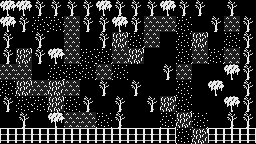

This is a level from a 2D game, rendered from its Tiled map with the project's own tilesets. A one-line summary and the complete map file follow:
An orthogonal 16x9 tile map with 16x16 px tiles, 2 tile layers (ground, walls), 3 tilesets.

<map version="1.10" tiledversion="1.10.1" orientation="orthogonal" renderorder="right-down" width="16" height="9" tilewidth="16" tileheight="16" infinite="0" nextlayerid="3" nextobjectid="1">
 <tileset firstgid="1" source="../tilesets/tileset56.tsx" />
 <tileset firstgid="7" source="../tilesets/tilemap_002-1.tsx" />
 <tileset firstgid="15" source="../tilesets/tileset4.tsx" />
 <layer id="1" name="ground" width="16" height="9">
  <data encoding="csv">
1,1,1,1,1,1,1,1,1,1,1,1,1,1,1,1,
1,1,12,12,16,1,1,1,1,16,16,12,1,1,16,1,
1,1,1,1,16,1,1,17,12,16,1,12,17,1,12,1,
1,17,1,1,16,12,12,16,17,1,1,12,16,12,16,1,
16,16,1,12,12,12,16,12,1,1,1,16,1,1,1,1,
12,17,16,17,16,1,1,1,1,1,1,12,1,1,1,1,
1,12,12,17,12,1,1,1,1,1,17,12,1,1,1,1,
1,1,1,1,16,16,12,1,1,1,12,17,12,1,1,1,
1,1,1,1,1,1,1,1,1,1,1,12,17,1,1,1
</data>
 </layer>
 <layer id="2" name="walls" width="16" height="9">
  <data encoding="csv">
5,5,6,6,6,6,5,6,6,6,5,6,6,0,6,0,
5,6,0,0,0,6,6,5,6,0,0,0,0,6,0,6,
6,0,6,0,0,0,6,0,0,0,0,0,0,0,0,6,
6,0,6,5,0,0,0,0,0,0,0,0,0,0,0,6,
0,0,0,0,0,0,0,0,0,0,6,0,0,0,5,6,
0,0,0,0,0,0,6,0,6,0,0,0,0,5,0,6,
6,0,0,0,0,6,0,6,0,6,0,0,0,0,5,6,
0,6,0,5,0,0,0,6,0,0,0,0,0,0,6,6,
3,3,3,3,3,3,3,3,3,3,3,0,0,3,3,3
</data>
 </layer>
</map>
